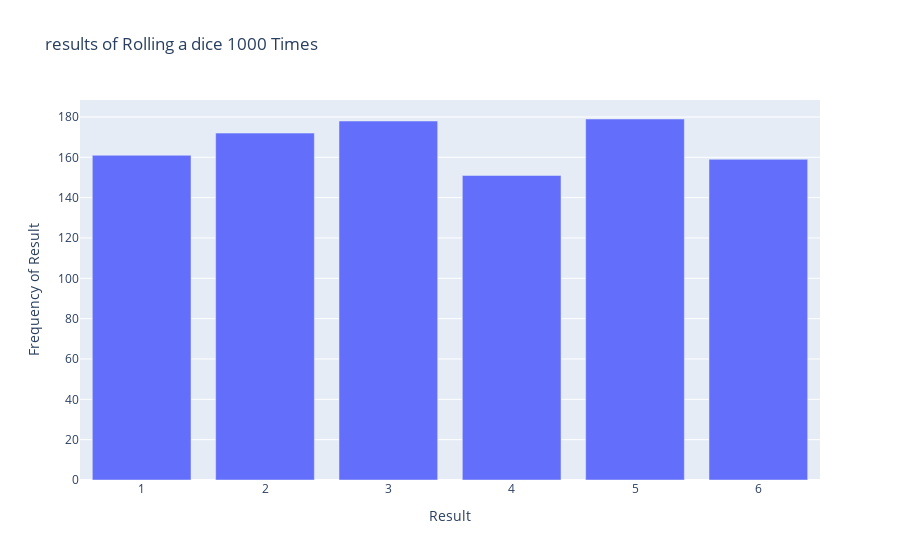

The notebook cell this image was saved under:
### Markdown cell above
making a histogram
customizing the plot

### Code cell
import plotly.express as px 

die = Die()

#Make some rolls, and store the reult into a  list 
results =[]

for roll_num in range(1000): 
    result = die.roll()
    results.append(result)

#Analyze the results 
frequencies = []
poss_results = range(1, die.num_sides+1)

for value in poss_results: 
    frequency = results.count(value) 
    frequencies.append(frequency)


#Visualize the results
title = "results of Rolling a dice 1000 Times"
labels = {'x':'Result','y':'Frequency of Result'}
fig = px.bar(x=poss_results, y=frequencies, title = title, labels=labels)
fig.show()

### Figure 1 — Plotly figure (JSON) as saved in the notebook; plotly's stock layout.template omitted (floating-point values rounded to 4 significant figures)
{"data": [{"alignmentgroup": "True", "hovertemplate": "Result=%{x}<br>Frequency of Result=%{y}<extra></extra>", "legendgroup": "", "marker": {"color": "#636efa", "pattern": {"shape": ""}}, "name": "", "offsetgroup": "", "orientation": "v", "showlegend": false, "textposition": "auto", "type": "bar", "x": [1, 2, 3, 4, 5, 6], "xaxis": "x", "y": [161, 172, 178, 151, 179, 159], "yaxis": "y"}], "layout": {"barmode": "relative", "legend": {"tracegroupgap": 0}, "title": {"text": "results of Rolling a dice 1000 Times"}, "xaxis": {"anchor": "y", "domain": [0, 1], "title": {"text": "Result"}}, "yaxis": {"anchor": "x", "domain": [0, 1], "title": {"text": "Frequency of Result"}}}}
